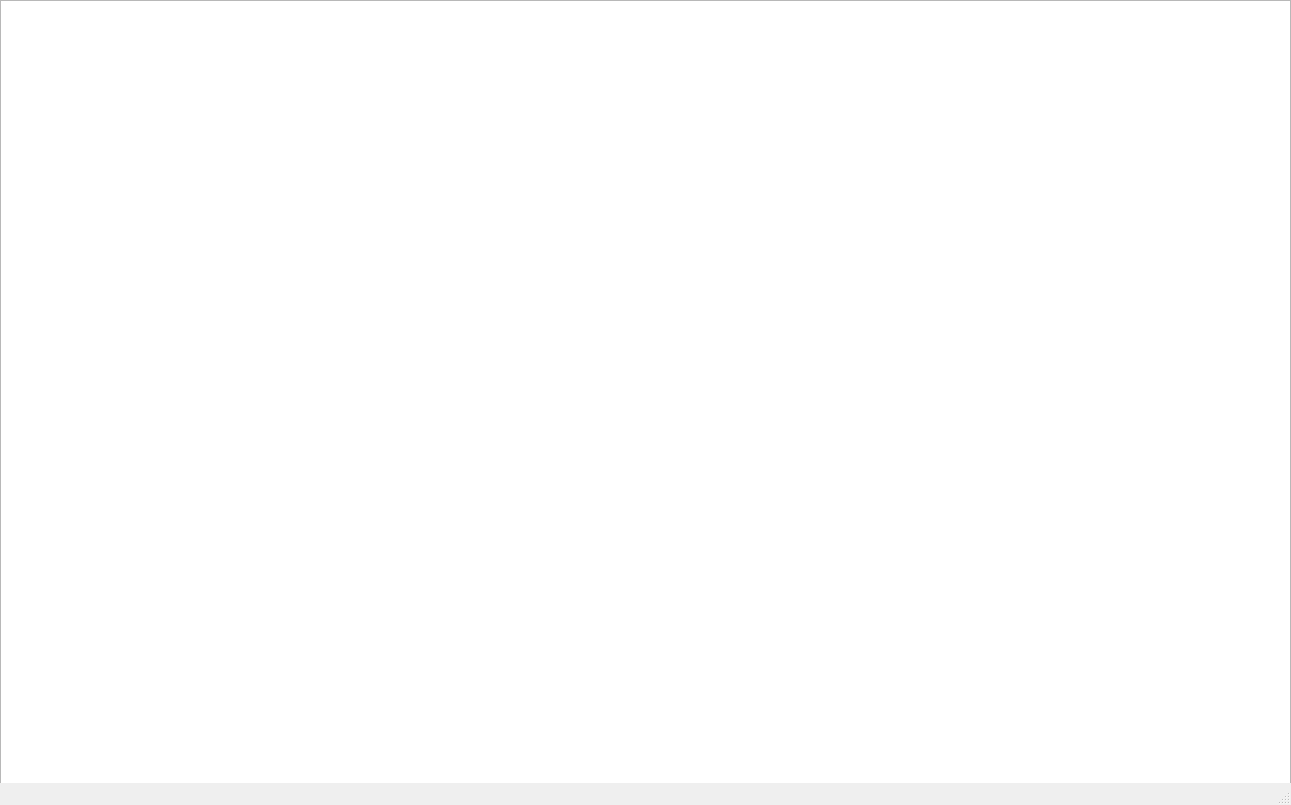
<?xml version="1.0" encoding="UTF-8"?>
<ui version="4.0">
 <class>StrategyOutputWindow</class>
 <widget class="QMainWindow" name="StrategyOutputWindow">
  <property name="geometry">
   <rect>
    <x>0</x>
    <y>0</y>
    <width>1291</width>
    <height>805</height>
   </rect>
  </property>
  <property name="windowTitle">
   <string>MainWindow</string>
  </property>
  <widget class="QWidget" name="centralwidget">
   <widget class="QTableWidget" name="StrategyOutput_tablewidget">
    <property name="geometry">
     <rect>
      <x>0</x>
      <y>0</y>
      <width>1291</width>
      <height>791</height>
     </rect>
    </property>
   </widget>
  </widget>
  <widget class="QStatusBar" name="statusbar"/>
 </widget>
 <resources/>
 <connections/>
</ui>
